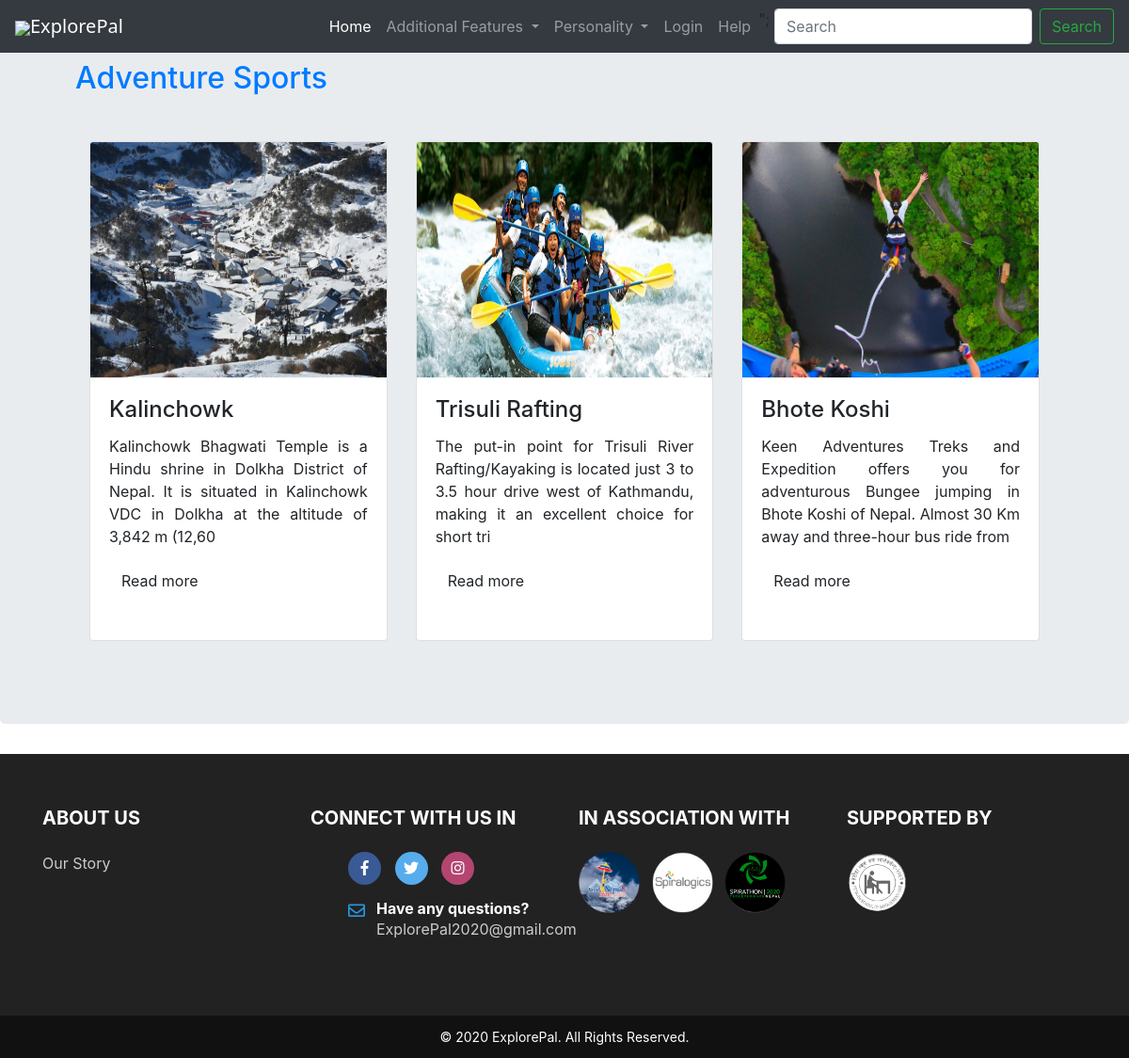
The app's page /Programs/ExplorePalSearch.php?content=Adventure Sports with its own data.
### tables this page shows
CREATE TABLE `place_and_category` (
  `place_id` int(11) NOT NULL,
  `place_category_id` int(11) NOT NULL
);

CREATE TABLE `place_details` (
  `place_id` int(11) NOT NULL,
  `place_name` varchar(20) NOT NULL,
  `price_range` varchar(20) NOT NULL,
  `place_address` text NOT NULL,
  `place_details` text NOT NULL,
  `place_main_photo` text NOT NULL,
  `place_avg_rating` int(5) NOT NULL,
  `place_total_rating` int(11) NOT NULL,
  `place_latitude` float NOT NULL,
  `place_longitude` float NOT NULL
);

### Programs/DisplayPlaces.php (the view, shortened to what this page needs)
<?php
  function displayData($ContentHeading, $connection, $sql, $disMore, $DisplayLocation){
    $R = mysqli_query($connection, $sql);
    echo "
      <div class = 'jumbotron '>
          <h2 class = 'mb-5 ml-5'>
    ";
    if($disMore){
      echo "
        <a href = 'ExplorePalSearch.php?content=$ContentHeading'
      ";
    }else{
      echo "
        <a href = '#'
      ";
    }
    echo "
      id ='editHover'>".$ContentHeading."</a></h2>
      <div class='row row-cols-1 row-cols-md-3 mx-5'>
    ";
    while($r = mysqli_fetch_array($R)){
      echo "
        <div class='col mb-4'>
          <div class='card mb-4 h-100'>
            <div class='view overlay'>
              <img class='card-img-top' src='".$r['place_main_photo']."' height = '250px' width = '400px' alt='".$r['place_name']." image here'>
              <a href='#'>
                <div class='mask rgba-white-slight'></div>
              </a>
            </div>
            <div class='card-body'>
              <h4 class='card-title'>".$r['place_name']."</h4>
              <p class='card-text text-justify' >".str_replace("  ", " ", substr($r['place_details'], 0, 150))."</p>
              <a class = 'btn btn-light-blue btn-md' href ='Test.php'>Read more</a>
            </div>
          </div>
        </div>
      ";
    }
    echo "</div>";
    echo "</div>";
  }
?>

### Programs/ExplorePalSearch.php (shortened to what this page needs)
<?php
	include"ExplorePalDatabaseConnection.php";
    include"DisplayPlaces.php";
?>
<!DOCTYPE html>
<html lang="en">
	<head>
		<link rel="stylesheet" href="https://maxcdn.bootstrapcdn.com/bootstrap/4.4.1/css/bootstrap.min.css">
		<link rel="stylesheet" href="https://cdnjs.cloudflare.com/ajax/libs/font-awesome/4.7.0/css/font-awesome.min.css">
		<link rel="stylesheet" href="ExplorePalMainStyle.css">
		<link href="https://use.fontawesome.com/releases/v5.0.6/css/all.css" rel="stylesheet">
	</head>
	<body>
		<header>
			<?php include('ExplorePalHeaderSection.php'); ?>
		</header>
		<section>
			<?php
				if(isset($_GET['content'])){
					$sql = "SELECT * FROM place_details NATURAL JOIN place_and_category NATURAL JOIN place_category WHERE place_category.place_category_name = '".$_GET['content']."' GROUP BY place_avg_rating DESC, place_id";
	      			displayData($_GET['content'], $connection, $sql, false, $_GET['content']);
				}
			?>
		</section>
		<footer class="pt-5 pb-4" id="contact">
			<?php include "ExplorePalHomePageFooter.php"; ?>
		</footer>
		<section class="copyright">
			<?php include "ExplorePalHomePageCopyright.php"; ?>
		</section>
	</body>
</html>

### Programs/ExplorePalHeaderSection.php (shortened to what this page needs)
<nav class="navbar navbar-expand-lg fixed-top navbar-dark bg-dark">
    <a class="navbar-brand" href="HomePage.php" style = "font-family: Verdana, Segoe, 'Segoe UI', 'DejaVu Sans', 'Trebuchet MS', sans-serif"><img src="https://img.icons8.com/cotton/64/000000/worldwide-location--v1.png" height = "35px">ExplorePal</a>
    <div class="collapse navbar-collapse text-right" id="navbarSupportedContent">
        <ul class="navbar-nav ml-auto">
            <li class="nav-item active">
                <a class="nav-link" href="HomePage.php">Home <span class="sr-only">(current)</span></a>
            </li>
            <li class="nav-item dropdown">
                <a class="nav-link dropdown-toggle" href="#" id="navbarDropdown" role="button" data-toggle="dropdown" aria-haspopup="false" aria-expanded="false">
                    Additional Features
                </a>
            </li>
            <li class="nav-item dropdown">
                <a class="nav-link dropdown-toggle" href="#" id="navbarDropdown" role="button" data-toggle="dropdown" title="Choose your personality" aria-haspopup="true" aria-expanded="true">
                Personality
                </a>
            </li>
            <?php
                if($_SESSION['LoggedIn']){
                    echo "
                        <li class='nav-item dropdown'>
                            <a class='nav-link dropdown-toggle' id='navbarDropdown' role='button' data-toggle='dropdown' aria-haspopup='true' aria-expanded='true' href='#'>
                                Profile
                                <!img src='https://img.icons8.com/cotton/64/000000/name--v2.png' title='Your profile' height = '30px'>
                            </a>
                            <div class='dropdown-menu' aria-labelledby='navbarDropdown'>
                                <a class='dropdown-item' href='ExplorePalProfile.php'>Your profile</a>
                                <div class='dropdown-divider'></div>
                                <a class='dropdown-item' href='AuthenticateUser.php?logout=yes'>Logout</a>
                            </div>
                        </li>
                        <li class='nav-item'>
                            <a class='nav-link' href='#'>Notifications <span class='badge badge-secondary'>1</span></a>
                        </li>
                    ";
                }else{
                    echo "
                        <li class='nav-item'>
                            <a class='nav-link' href='#' tabindex='-1' aria-disabled='false' data-toggle='modal' data-target='#LoginForm'>Login</a>
                        </li>
                    ";
                }
            ?>
            <li class='nav-item'>
                <a class='nav-link' href='ExplorePalHelp.php'>Help</span></a>
            </li>";
        </ul>&nbsp;
        <form class="form-inline my-2 my-lg-0" action="ExplorePalSearch.php">
            <input class="form-control mr-sm-2" type="search" name = "searchbox" placeholder="Search" aria-label="Search" required>
            <button class="btn btn-outline-success my-2 my-sm-0" type="submit" name = "search">Search</button>
        </form>
    </div>
</nav>
                    <?php include('LoadPocketTranslator.php'); ?>

### Programs/LoadPocketTranslator.php (shortened to what this page needs)
<head>
</head>

### Programs/ExplorePalHomePageFooter.php
<div class="container">
    <div class="row mt-2 mb-4">
        <div class="col-lg-3 col-md-6 col-sm-6">
            <h5 class="mb-4 font-weight-bold">ABOUT US</h5>
            <p class="mb-4"><a href="ExplorePalOurStory.php" class = "enlinks">Our Story</a></p>
        </div>
        <div class="col-lg-3 col-md-6 col-sm-6">
            <h5 class="mb-4 font-weight-bold">CONNECT WITH US IN</h5>
            <ul class="social-pet mt-4 connectwus">
                <li><a href="https://www.facebook.com/" title="Facebook"><i class="fab fa-facebook-f"></i></a></li>
                <li><a href="https://www.twitter.com/" title="Twitter"><i class="fab fa-twitter"></i></a></li>
                <li><a href="https://www.instagram.com/" title="Instagram"><i class="fab fa-instagram" style = "color: white;"></i></a></li>
            </ul>
            <ul class="f-address">
                <li>
                    <div class="row">
                        <div class="col-1"><i class="far fa-envelope"></i></div>
                        <div class="col-10">
                            <h6 class="font-weight-bold mb-0">Have any questions?</h6>
                            <p><a href="mailto: ExplorePal2020@gmail.com" class = "enlinks">ExplorePal2020@gmail.com</a></p>
                        </div>
                    </div>
                </li>
            </ul>
        </div>
        <div class="col-lg-3 col-md-6 col-sm-6">
            <h5 class="mb-4 font-weight-bold">IN ASSOCIATION WITH</h5>
            <ul class="list-inline association">
                <li class="list-inline-item">
                    <a href = "https://visitnepal2020.com/"><img src = "../DesignImages/VisitNepal2020CircularLogo.png" height="65px" width = "65px" title="Visit Nepal 2020" alt = "VisitNepal2020CircularLogo"></a>
                </li>
                <li class="list-inline-item">
                    <a href = "https://www.spiralogics.com/"><img src = "../DesignImages/SpiralogicsCircularLogo.png" height="65px" width = "65px" title="Spiralogics International Nepal" alt = "SpiralogicsCircularLogo"></a>
                </li>
                <li class="list-inline-item">
                    <a href = "https://spirathon2020.spiralogics.com/" ><img src = "../DesignImages/Spirathon2020CircularLogo.png" height="65px" width = "65px" title = "Spirathon 2020" alt = "Spirathon2020CircularLogo"></a>
                </li>
            </ul>
        </div>
        <div class="col-lg-3 col-md-6 col-sm-6">
            <h5 class="mb-4 font-weight-bold">SUPPORTED BY</h5>
            <ul class="list-inline association">
                <li class="list-inline-item">
                    <a href = "http://www.hsmonline.edu.np/"><img src = "../DesignImages/HSMCircularLogo.png" height="65px" width = "65px" title="Hetauda School of Management and Social Sciences" alt = "HSMCircularLogo"></a>
                </li>
            </ul>
        </div>
    </div>
</div>

### Programs/ExplorePalHomePageCopyright.php
<div class="container">
    <div class="row">
        <div class="col-md-12 ">
            <div class="text-center text-white">
                &copy; <?php echo date('Y'); ?> ExplorePal. All Rights Reserved.
            </div>
        </div>
    </div>
</div>

### Programs/ExplorePalMainStyle.css (style rules this page uses)
footer { color: #fff; background-attachment: fixed; background-color:#222; background-size: cover; background-position: bottom; }
footer p { color: #ccc; }
footer a { color: #ccc; }
.social-pet li { display: inline-block; margin-right: 10px; }
.social-pet li a { height: 35px; width: 35px; border-radius: 50%; text-align: center; display: block; line-height: 35px; background-color: #3a5a95; color: #fff; }
.social-pet li:nth-child(2) a { background-color: #57aced; }
.social-pet li:nth-child(3) a { background-color: rgb(179,69,112); }
.f-address li { display: inline-block; }
.f-address li i { color: #2995de; font-size: 18px; }
.f-address li a { color: #ccc; }
.copyright { background-color: #111; padding: 12px 0; font-size:14px; }

### records on screen
place_and_category: place.place_main_photo (picture), place.place_name "Kalinchowk", place.place_details "Kalinchowk Bhagwati Temple is a Hindu shrine in Dolkha District of Nepal. It is situated in Kalinchowk VDC in Dolkha at the altitude of 3,842 m (12,60"
place_and_category: place.place_main_photo (picture), place.place_name "Trisuli Rafting", place.place_details "The put-in point for Trisuli River Rafting/Kayaking is located just 3 to 3.5 hour drive west of Kathmandu, making it an excellent choice for short tri"
place_and_category: place.place_main_photo (picture), place.place_name "Bhote Koshi", place.place_details "Keen Adventures Treks and Expedition offers you for adventurous Bungee jumping in Bhote Koshi of Nepal. Almost 30 Km away and three-hour bus ride from"

### other values on screen
$ContentHeading "Adventure Sports"
